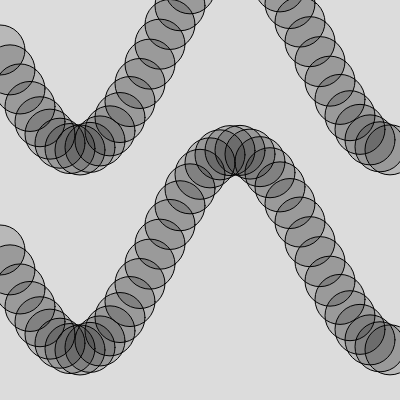
Frame 1 (no input)
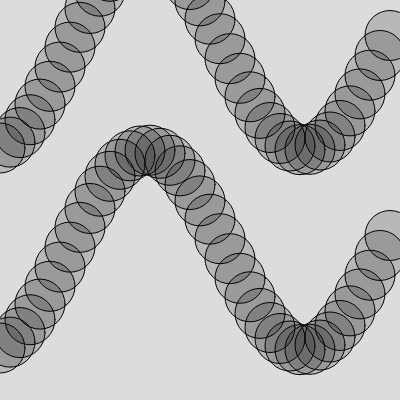
Frame 60 (no input)
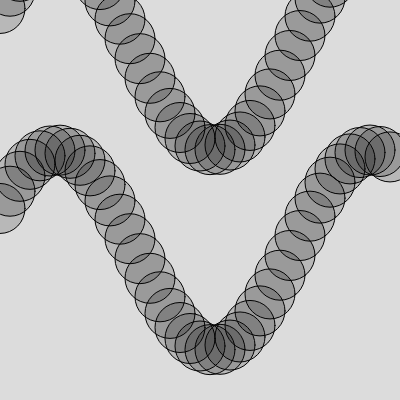
Frame 120 (the mouse pressed at the canvas centre since frame 60)

The p5.js sketch that drew these frames (run headless with seeded random() and noise() and a simulated clock; from frame 60 on, the mouse is pressed at the canvas centre):

// p5.js sketch
// ── sketch.js
/* Encapsulate the wave-generating code into a Wave class, and create a sketch that displays two waves (with different amplitudes/periods), as shown in the following image. Try moving beyond plain circles and lines to visualize the wave in a more creative way. What about connecting the points by using beginShape(), endShape(), and vertex()?*/


// array of circles:
let moverA;
let moverB;

function setup() {
    createCanvas(400, 400);
  
    let startYPosA = 50;
    let startYPosB = 250;
    moverA = new Mover(startYPosA);
    moverB = new Mover(startYPosB);
}

function draw() {
  
  background(220);
  
  
  moverA.show();
  moverB.show()

}



class Mover{
  constructor(startY){
    this.spacing = 10;
    this.deltaAngle = 0.2;
    this.startAngle = 0;
    this.amplitude = 100;
    this.startYPos = startY;
    this.startAngleVelocity = 0.03;
  }
  

  show(){  
    let angle = this.startAngle;
 
    for (let x = 0; x < width; x += this.spacing){
      let y = this.amplitude * sin(angle);
      angle += this.deltaAngle;
      
      blendMode(MULTIPLY);
      
      fill(150, 150, 150, 100);
      stroke(1);
      circle(x, y+this.startYPos, 50);

      blendMode(BLEND);
    }
  
    this.startAngle += this.startAngleVelocity;
    
  }
  
}
